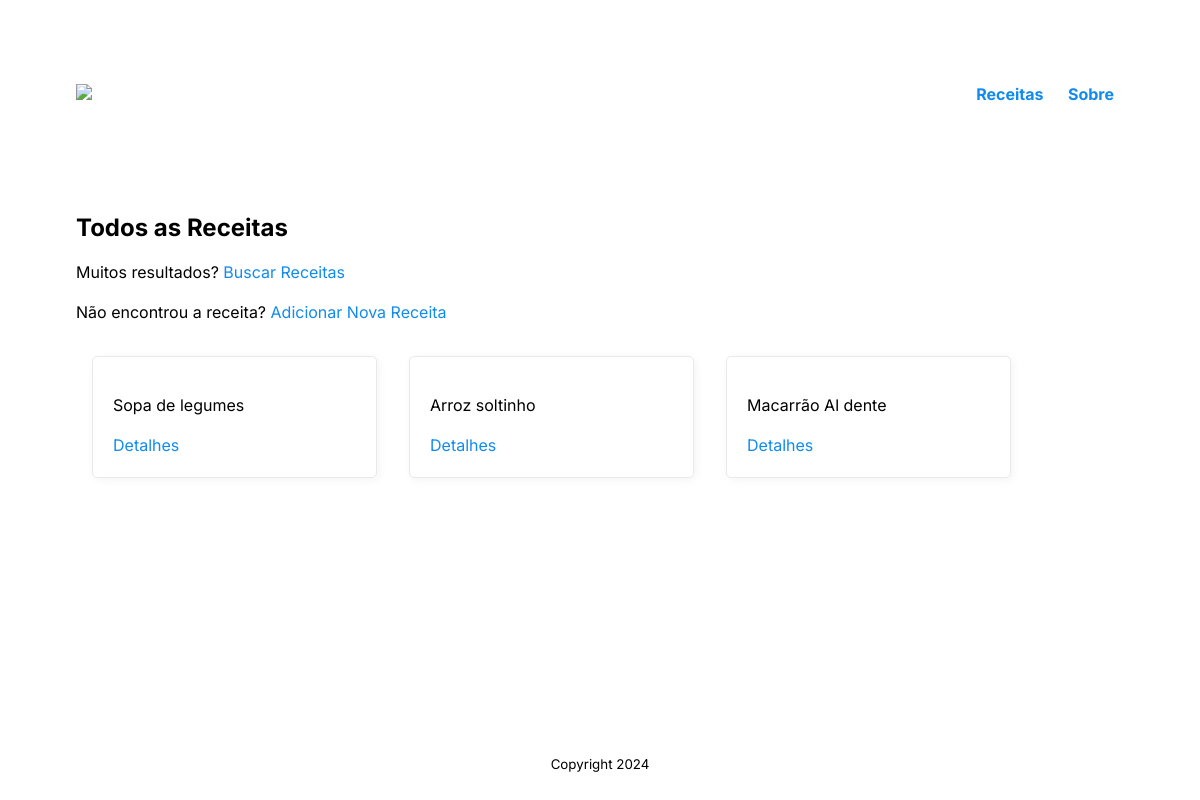
/posts/, run on the app's committed database.
### posts/models.py (models this page shows, shortened)
class Receita(models.Model):
    title = models.CharField(max_length=200)
    ingred = models.TextField(max_length=500, default='erro')
    mdf = models.TextField(max_length=1000, default = 'erro')
    created_at = models.DateTimeField(auto_now_add=True)
    updated_at = models.DateTimeField(auto_now=True)

### posts/views.py (the view)
# urls.py: path('', views.list_posts, name='index'),
def list_posts(request):
    post_list = Receita.objects.all()
    context = {"post_list": post_list}
    return render(request, 'posts/index.html', context)

### posts/templates/posts/index.html
{% extends 'base.html' %} {% block content %}
<h2>Todos as Receitas</h2>
<section>
  <p>
    Muitos resultados? <a href="{% url 'posts:search' %}">Buscar Receitas</a>
  </p>
  <p>
    Não encontrou a receita?
    <a href="{% url 'posts:create' %}">Adicionar Nova Receita</a>
  </p>
</section>
{% if post_list %}
<section class="lista-de-cards">
  {% for post in post_list %}
  <article class="card">
    <p>{{ post.title }}</p>
    <a href="{% url 'posts:detail' post.id %}"
      >Detalhes</a>
  </article>
  {% endfor %}
</section>
{% else %}
<p>Não foi encontrado nenhuma receita.</p>
{% endif %} {% endblock content %}

### static/style.css (style rules this page uses)
:root { --primary-color: #000000; --secondary-color: #118bee; --tertiary-color: #f44d27; --secondary-color-light: #30b2ff; --tertiary-color-light: #ff6d28; --bg-color: #fff; --secondary-bg-color: #e9e9e9; --color-shadow: #f4f4f4; font-family: Inter, sans-serif; font-size: 16px; line-height: 1.5em; }
* { box-sizing: border-box; }
html, body, #root { height: 100%; }
body, #root { display: flex; flex-direction: column; }
.lista-de-cards { display: flex; flex-wrap: wrap; }
.card { border: 1px solid var(--secondary-bg-color); border-radius: 5px; box-shadow: 2px 2px 10px var(--color-shadow); margin: 1rem; padding: 1.25rem; width: 285px; }
a { color: var(--secondary-color); text-decoration: none; }

### data on the page
Receita: title "Sopa de legumes"
Receita: title "Arroz soltinho"
Receita: title "Macarrão Al dente"
